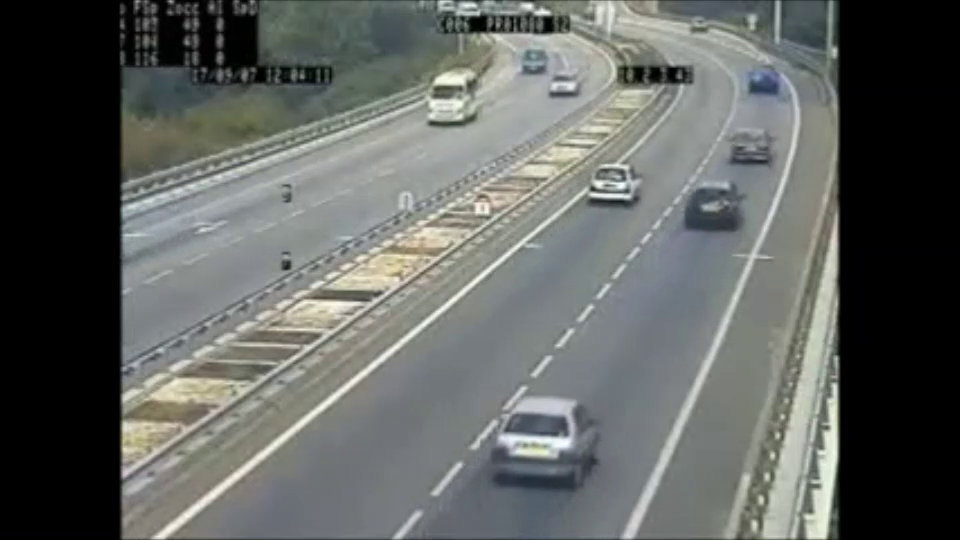
#> input picture frame 19 of New video.mp4, 960 x 540 px
$ python Vehicle_Detection.py
#> lines starting #> are read from the running program, lines starting #| are printed output that depends on the picture; after the words box and inside, x2 and y2 are one past the last pixel; in counts of white or black regions, pixels touching at a corner belong together
#!/usr/bin/env python
# coding: utf-8

# In[1]:


import cv2


# In[2]:


#captures frames from a video
cap = cv2.VideoCapture('New Video.mp4')


# In[3]:


#Trained XML classifiers describes some features of some object we want to detect
car_cascade = cv2.CascadeClassifier('cars.xml')


# In[9]:


while True:
    #reads frames from a video
    ret, frames = cap.read()
#> frames is the input picture: shape (540, 960, 3); mean B, G, R 96.8, 99.6, 96.6

    if (ret != True):
        break
    #convert to grayscale of each frame
    gray = cv2.cvtColor(frames, cv2.COLOR_BGR2GRAY)

    #detect cars of different sizes in the input
    cars = car_cascade.detectMultiScale(gray, 1.1, 1)
#> cars = 14 rows, first 6: [590, 112, 20, 20], [533, 150, 21, 21], [439, 203, 21, 21], [682, 10, 31, 31], [511, 46, 41, 41], [537, 63, 50, 50]

    #draw rectangles on each car
    for (x,y,w,h) in cars:
            cv2.rectangle(frames,(x,y),(x+w,y+h),(0,0,255),2)
#> this loop made 14 passes
#> (x, y, w, h) on passes 1 to 12: (590, 112, 20, 20), (533, 150, 21, 21), (439, 203, 21, 21), (682, 10, 31, 31), (511, 46, 41, 41), (537, 63, 50, 50), (283, 260, 34, 34), (374, 225, 39, 39), (734, 51, 57, 57), (720, 120, 65, 65), (575, 160, 67, 67), (660, 156, 103, 103)
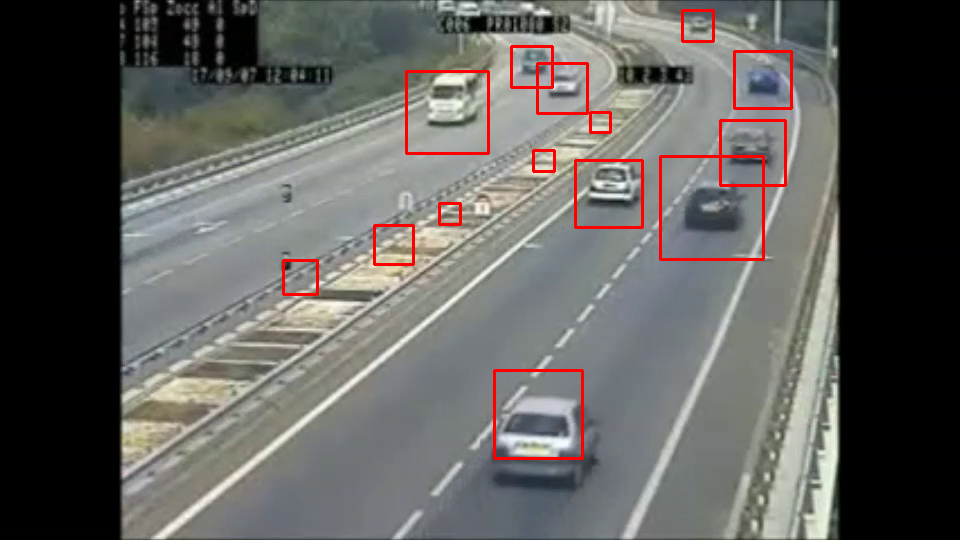
#> frames: shape (540, 960, 3); 1.65% of pixels changed, all inside (x1, y1, x2, y2) = (282, 9, 793, 460)

    #display frames in a video
    cv2.imshow('video2', frames)

    #wait for Esc to stop
    if cv2.waitKey(33)==27:
#> (key Esc is pressed here)
        break;

cap.release()
#de-allocate any associated memory usage
cv2.destroyAllWindows()

$ run again, starting later in the video
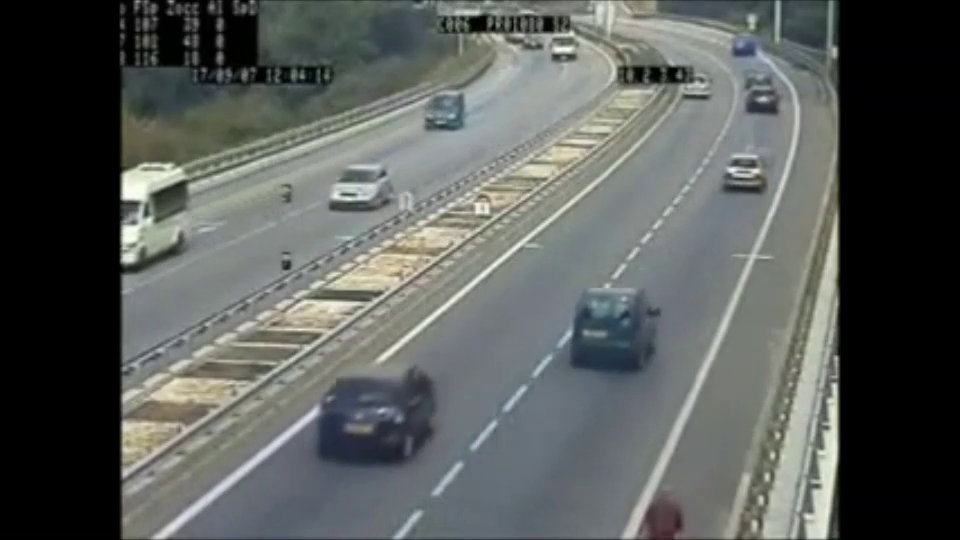
#> input picture frame 87 of New video.mp4, 960 x 540 px
#> frames is the input picture: shape (540, 960, 3); mean B, G, R 90.6, 93.1, 89.6
#> cars = 14 rows, first 6: [498, 177, 21, 21], [522, 146, 27, 27], [678, 71, 41, 41], [513, 24, 37, 37], [714, 16, 56, 56], [406, 80, 69, 69]
#> the loop `for (x,y,w,h) in cars:` made 14 passes
#> after the loop `for (x,y,w,h) in cars:`:
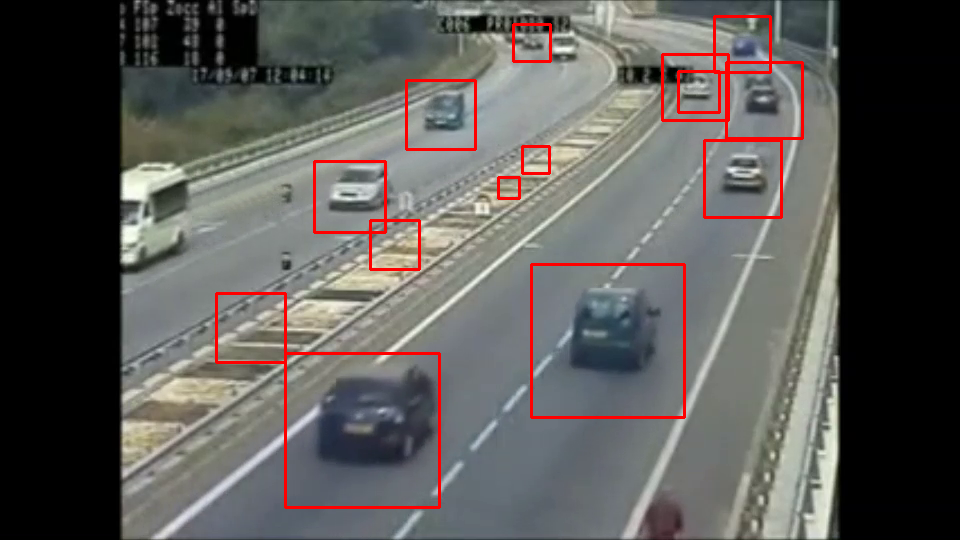
#> frames: shape (540, 960, 3); 2.18% of pixels changed, all inside (x1, y1, x2, y2) = (215, 15, 804, 509)

$ run again, starting later in the video
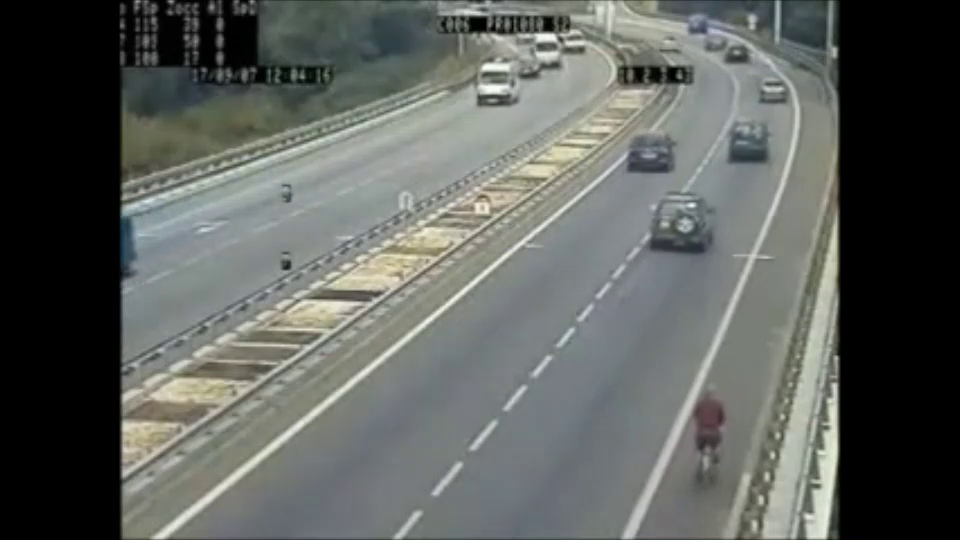
#> input picture frame 156 of New video.mp4, 960 x 540 px
#> frames is the input picture: shape (540, 960, 3); mean B, G, R 93.5, 97.2, 93.9
#> cars = 17 rows, first 6: [571, 131, 25, 25], [512, 26, 26, 26], [523, 148, 24, 24], [251, 352, 25, 25], [676, 5, 40, 40], [710, 25, 51, 51]
#> the loop `for (x,y,w,h) in cars:` made 17 passes
#> after the loop `for (x,y,w,h) in cars:`:
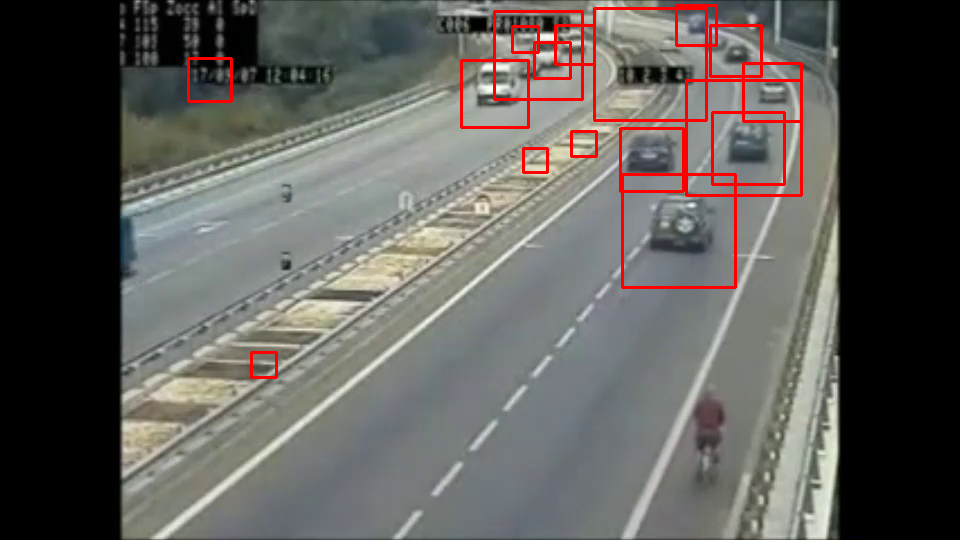
#> frames: shape (540, 960, 3); 2.2% of pixels changed, all inside (x1, y1, x2, y2) = (187, 4, 803, 379)
